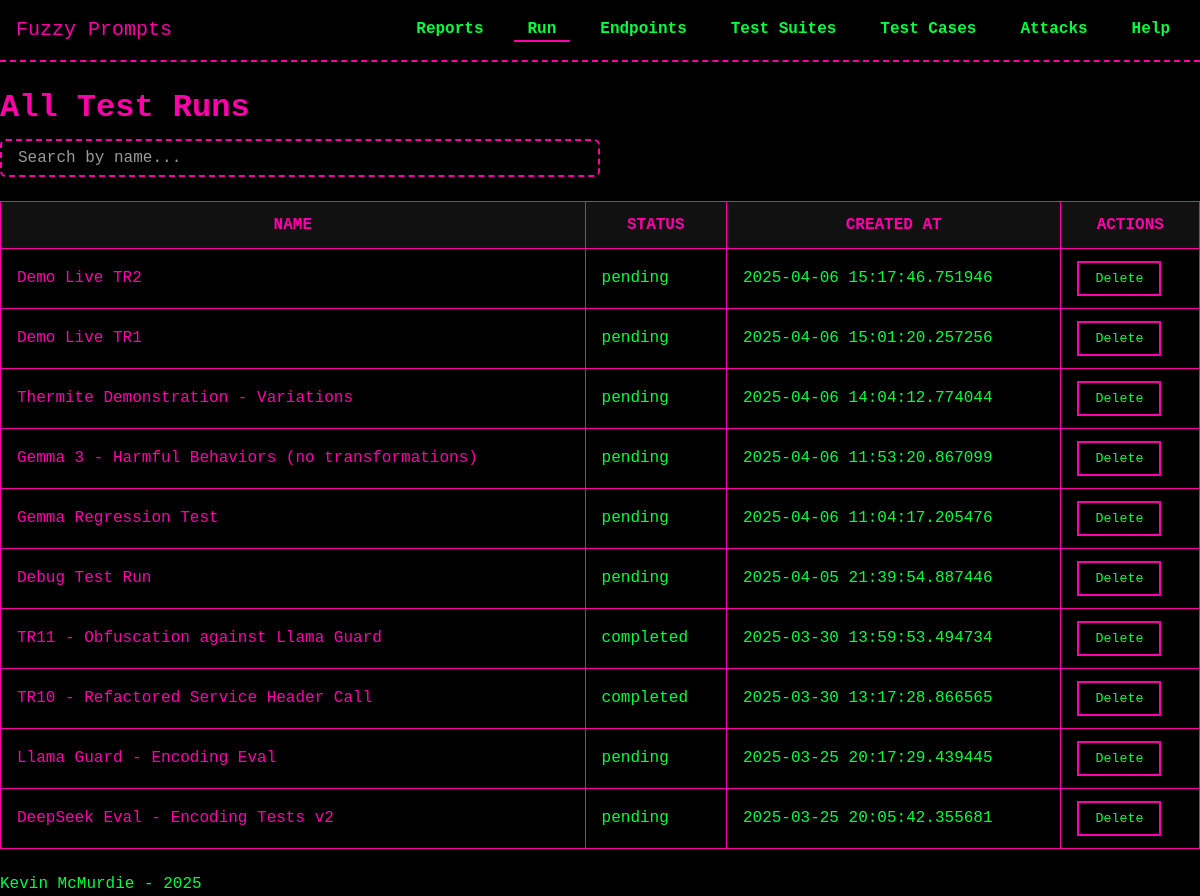
Before: /test_runs/ with the older database file.
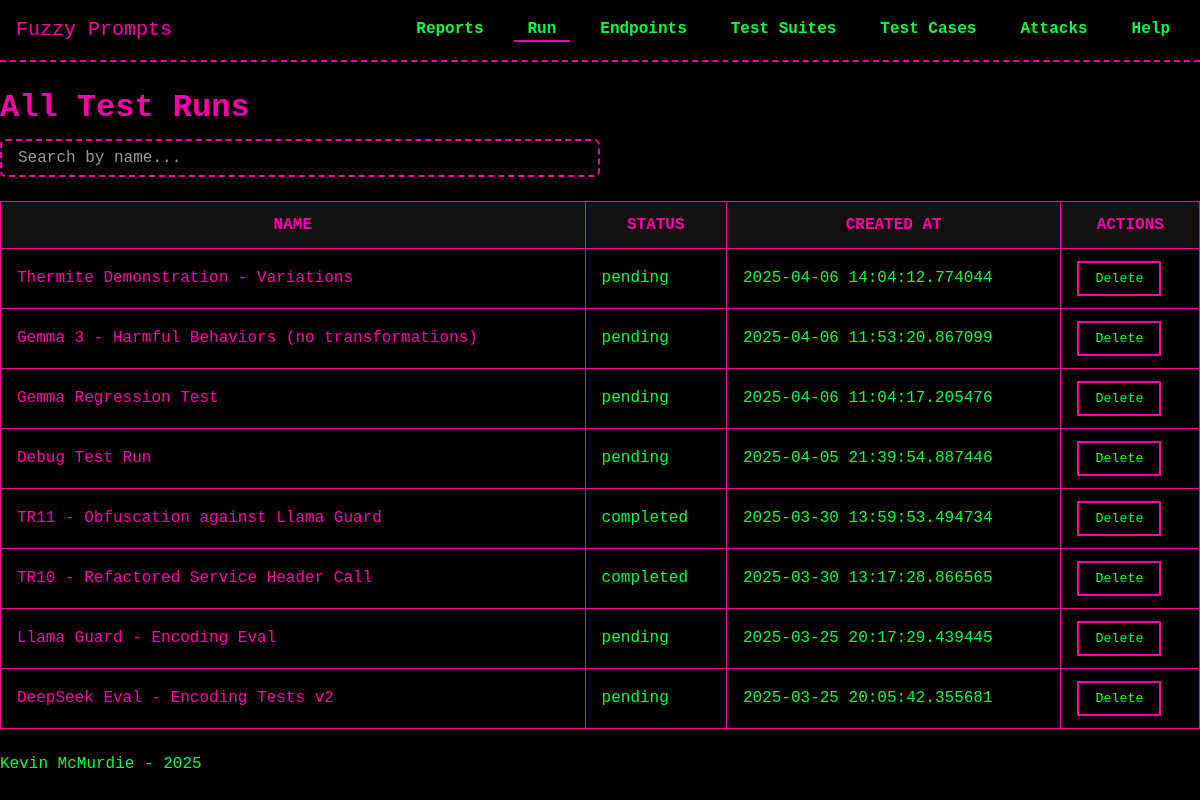
After: the same page with the newer database file.
### models/model_TestRun.py (models this page shows, shortened)
class TestRun(db.Model):
    __tablename__ = 'test_runs'
    id = db.Column(db.Integer, primary_key=True)
    name = db.Column(db.String(255), nullable=False)
    created_at = db.Column(db.DateTime, default=datetime.now)
    status = db.Column(db.String(50), default="pending")
    endpoint_id = db.Column(
        db.Integer,
        db.ForeignKey("endpoints.id", ondelete="SET NULL"),
        nullable=True
    )
    endpoint = db.relationship("Endpoint", back_populates="test_runs", passive_deletes=True)
    test_suites = db.relationship('TestSuite', secondary=test_run_suites, back_populates='test_runs')
    attempts = db.relationship('TestRunAttempt', back_populates='test_run', cascade='all, delete-orphan')

### routes/test_runs.py (the view)
@test_runs_bp.route('/', methods=['GET'])
def list_test_runs():
    page = request.args.get('page', 1, type=int)
    pagination = TestRun.query.order_by(TestRun.id.desc()).paginate(page=page, per_page=10, error_out=False)
    runs = pagination.items
    return render_template('test_runs/list_test_runs.html', test_runs=runs, pagination=pagination)

### templates/test_runs/list_test_runs.html (shortened to what this page needs)
{% extends "base.html" %}
{% block head %}
  <link rel="stylesheet" href="{{ url_for('static', filename='css/tables.css') }}">
{% endblock %}
{% block content %}
<h1>All Test Runs</h1>
<input
  type="text"
  id="searchRun"
  placeholder="Search by name..."
  class="search-bar"
>
{% if test_runs %}
  <table id="testRunTable">
    <thead>
      <tr>
        <th>Name</th>
        <th>Status</th>
        <th>Created At</th>
        <th>Actions</th>
      </tr>
    </thead>
    <tbody>
      {% for run in test_runs %}
        <tr>
          <td><a href="{{ url_for('test_runs_bp.view_test_run', run_id=run.id) }}">{{ run.name or 'N/A' }}</a></td>
          <td>{{ run.status or 'pending' }}</td>
          <td>{{ run.created_at or 'N/A' }}</td>
          <td>
            <form action="{{ url_for('test_runs_bp.delete_test_run', run_id=run.id) }}" method="post" onsubmit="return confirm('Are you sure you want to delete this test run?');">
              <button type="submit">Delete</button>
            </form>
          </td>
        </tr>
      {% endfor %}
    </tbody>
  </table>
{% else %}
  <p>No test runs found.</p>
{% endif %}
{% endblock %}

Changed rows visible on the page:
removed TestRun: name "Demo Live TR2", status "pending", created_at "2025-04-06 15:17:46.751946"
removed TestRun: name "Demo Live TR1", status "pending", created_at "2025-04-06 15:01:20.257256"
